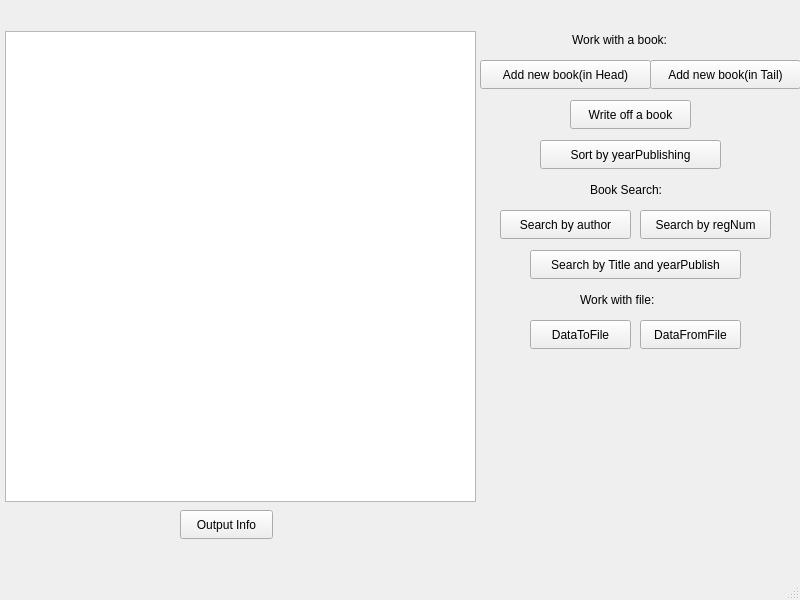
<?xml version="1.0" encoding="UTF-8"?>
<ui version="4.0">
 <class>MainWindow</class>
 <widget class="QMainWindow" name="MainWindow">
  <property name="geometry">
   <rect>
    <x>0</x>
    <y>0</y>
    <width>800</width>
    <height>600</height>
   </rect>
  </property>
  <property name="windowTitle">
   <string>MainWindow</string>
  </property>
  <widget class="QWidget" name="centralwidget">
   <widget class="QPushButton" name="pushButton">
    <property name="geometry">
     <rect>
      <x>180</x>
      <y>510</y>
      <width>93</width>
      <height>29</height>
     </rect>
    </property>
    <property name="text">
     <string>Output Info</string>
    </property>
   </widget>
   <widget class="QPushButton" name="pushButton_2">
    <property name="geometry">
     <rect>
      <x>650</x>
      <y>60</y>
      <width>151</width>
      <height>29</height>
     </rect>
    </property>
    <property name="text">
     <string>Add new book(in Tail)</string>
    </property>
   </widget>
   <widget class="QTableWidget" name="tableWidget">
    <property name="geometry">
     <rect>
      <x>5</x>
      <y>31</y>
      <width>471</width>
      <height>471</height>
     </rect>
    </property>
   </widget>
   <widget class="QPushButton" name="pushButton_3">
    <property name="geometry">
     <rect>
      <x>640</x>
      <y>210</y>
      <width>131</width>
      <height>29</height>
     </rect>
    </property>
    <property name="text">
     <string>Search by regNum</string>
    </property>
   </widget>
   <widget class="QPushButton" name="pushButton_5">
    <property name="geometry">
     <rect>
      <x>500</x>
      <y>210</y>
      <width>131</width>
      <height>29</height>
     </rect>
    </property>
    <property name="text">
     <string>Search by author</string>
    </property>
   </widget>
   <widget class="QPushButton" name="pushButton_6">
    <property name="geometry">
     <rect>
      <x>530</x>
      <y>250</y>
      <width>211</width>
      <height>29</height>
     </rect>
    </property>
    <property name="text">
     <string>Search by Title and yearPublish</string>
    </property>
   </widget>
   <widget class="QPushButton" name="pushButton_7">
    <property name="geometry">
     <rect>
      <x>570</x>
      <y>100</y>
      <width>121</width>
      <height>29</height>
     </rect>
    </property>
    <property name="text">
     <string>Write off a book</string>
    </property>
   </widget>
   <widget class="QPushButton" name="pushButton_4">
    <property name="geometry">
     <rect>
      <x>540</x>
      <y>140</y>
      <width>181</width>
      <height>29</height>
     </rect>
    </property>
    <property name="text">
     <string>Sort by yearPublishing</string>
    </property>
   </widget>
   <widget class="QPushButton" name="pushButton_8">
    <property name="geometry">
     <rect>
      <x>640</x>
      <y>320</y>
      <width>101</width>
      <height>29</height>
     </rect>
    </property>
    <property name="text">
     <string>DataFromFile</string>
    </property>
   </widget>
   <widget class="QPushButton" name="pushButton_9">
    <property name="geometry">
     <rect>
      <x>530</x>
      <y>320</y>
      <width>101</width>
      <height>29</height>
     </rect>
    </property>
    <property name="text">
     <string>DataToFile</string>
    </property>
   </widget>
   <widget class="QLabel" name="label">
    <property name="geometry">
     <rect>
      <x>572</x>
      <y>30</y>
      <width>121</width>
      <height>20</height>
     </rect>
    </property>
    <property name="text">
     <string>Work with a book:</string>
    </property>
   </widget>
   <widget class="QLabel" name="label_2">
    <property name="geometry">
     <rect>
      <x>590</x>
      <y>180</y>
      <width>91</width>
      <height>20</height>
     </rect>
    </property>
    <property name="text">
     <string>Book Search:</string>
    </property>
   </widget>
   <widget class="QLabel" name="label_3">
    <property name="geometry">
     <rect>
      <x>580</x>
      <y>290</y>
      <width>101</width>
      <height>20</height>
     </rect>
    </property>
    <property name="text">
     <string>Work with file:</string>
    </property>
   </widget>
   <widget class="QPushButton" name="pushButton_10">
    <property name="geometry">
     <rect>
      <x>480</x>
      <y>60</y>
      <width>171</width>
      <height>29</height>
     </rect>
    </property>
    <property name="text">
     <string>Add new book(in Head)</string>
    </property>
   </widget>
  </widget>
  <widget class="QMenuBar" name="menubar">
   <property name="geometry">
    <rect>
     <x>0</x>
     <y>0</y>
     <width>800</width>
     <height>26</height>
    </rect>
   </property>
  </widget>
  <widget class="QStatusBar" name="statusbar"/>
 </widget>
 <resources/>
 <connections/>
</ui>
